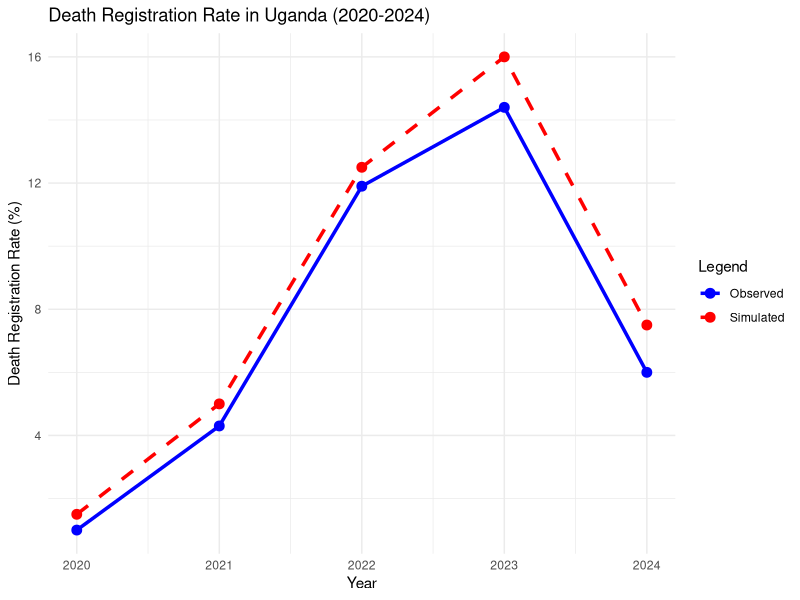
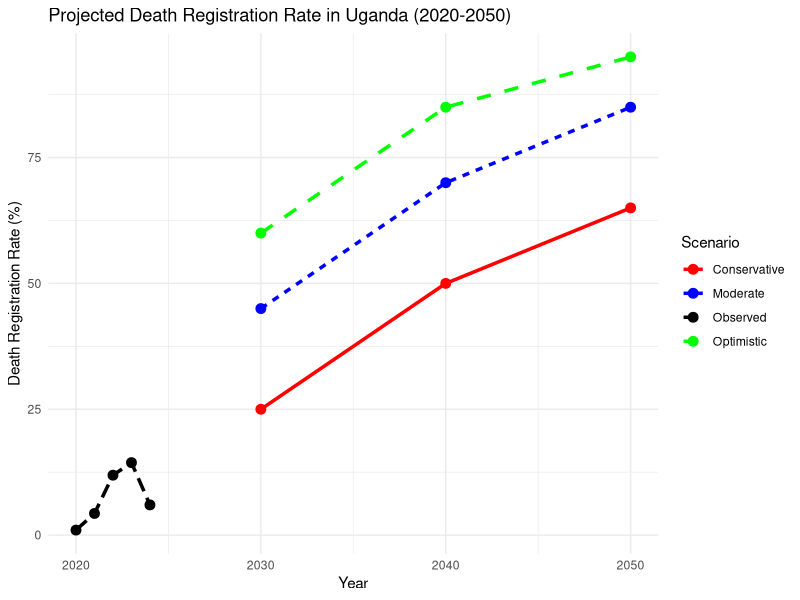

These figures' R source, in order:

########ABM Assignment Sunday 02 February 2025#####

############################################################
### ABM AND SIMULATION OF DEATH REGISTRATION IN UGANDA###  
############################################################

# European Doctoral School of Demography (EDSD) 2024/2025
# Agent-based Modelling and Simulation Course 
# Assignment
# Write a Research proposal in which you plan to implement an agent-based model.
# Lecturer: Francisco (Pancho) Villavicencio
# Email: villavicencio@ub.edu
# Student Name: Gilbert HABAASA
# Date: Sunday 02 February 2025
# 
# Topic: Implementing an Agent-Based Model and Simulation to understand the causes of Low death Registration in Uganda: A Micro-Macro Level Perspective.


# 1.3 Research Objectives
# 1.3.1 Main Objective
# To propose an agent-based model approach and simulation to understand the causes of low death registration in Uganda through a micro-macro level perspective.
# 1.3.2 Specific Objectives
# i.	To identify key factors influencing low death registration rates in Uganda.
# ii.	To develop an agent-based model that simulates individual and institutional interactions affecting death registration in Uganda.
# iii.	To analyse potential policy interventions on death registration in Uganda using the Agent-based model framework.
# iv.	To propose recommendations for improving death registration in Uganda based on the agent-based model results.
# 
# 1.4 Research Hypotheses
# i.	There is no significant difference in the observed and simulated death registration rates in Uganda for the past 5 years.
# ii.	The perceived cost of death registration influences individuals from registering deaths that have occurred in their households with the civil registration Office.
# iii.	Cultural beliefs and traditions influence household decisions on whether to register a death that has occurred in their households.
# iv.	A simulated increase in public awareness campaigns will lead to a higher probability of death registration at the household level.


# Load necessary libraries
library(ggplot2)
library(dplyr)

# Create the data frame
data <- data.frame(
  Year = c(2020, 2021, 2022, 2023, 2024),
  Observed_Rate = c(1.0, 4.3, 11.9, 14.4, 6.0),  # Given observed death registration rates
  Simulated_Rate = c(1.5, 5.0, 12.5, 16.0, 7.5)  # Hypothetical simulated trend
)

# Plot the data
ggplot(data, aes(x = Year)) +
  geom_line(aes(y = Observed_Rate, color = "Observed"), size = 1.2) +
  geom_point(aes(y = Observed_Rate, color = "Observed"), size = 3) +
  geom_line(aes(y = Simulated_Rate, color = "Simulated"), linetype = "dashed", size = 1.2) +
  geom_point(aes(y = Simulated_Rate, color = "Simulated"), size = 3) +
  scale_color_manual(values = c("Observed" = "blue", "Simulated" = "red")) +
  labs(
    title = "Death Registration Rate in Uganda (2020-2024)",
    x = "Year",
    y = "Death Registration Rate (%)",
    color = "Legend"
  ) +
  theme_minimal()


####Policy shifts

# Define historical data (Observed from 2020-2024)
years <- c(2020, 2021, 2022, 2023, 2024)
observed_rate <- c(1.0, 4.3, 11.9, 14.4, 6.0)  # Observed registration rates (%)

# Future projection years (repeat each year 3 times for different scenarios)
future_years <- rep(c(2030, 2040, 2050), each = 1)

# Define projected registration rates for different scenarios
conservative <- c(25, 50, 65)  # Slow Growth Scenario
moderate <- c(45, 70, 85)  # Policy Improvement Scenario
optimistic <- c(60, 85, 95)  # Strong Interventions Scenario

# Create a data frame for future projections
future_df <- data.frame(
  Year = rep(future_years, 3),  # Repeat years for each scenario
  Rate = c(conservative, moderate, optimistic),
  Scenario = rep(c("Conservative", "Moderate", "Optimistic"), each = length(future_years))
)

# Create a data frame for observed data
observed_df <- data.frame(
  Year = years,
  Rate = observed_rate,
  Scenario = "Observed"
)

# Combine both data frames
df <- bind_rows(observed_df, future_df)

# Plot the data
ggplot(df, aes(x = Year, y = Rate, color = Scenario, linetype = Scenario)) +
  geom_line(size = 1.2) +
  geom_point(size = 3) +
  scale_color_manual(values = c("Observed" = "black", "Conservative" = "red", 
                                "Moderate" = "blue", "Optimistic" = "green")) +
  labs(
    title = "Projected Death Registration Rate in Uganda (2020-2050)",
    x = "Year",
    y = "Death Registration Rate (%)",
    color = "Scenario",
    linetype = "Scenario"
  ) +
  theme_minimal()



